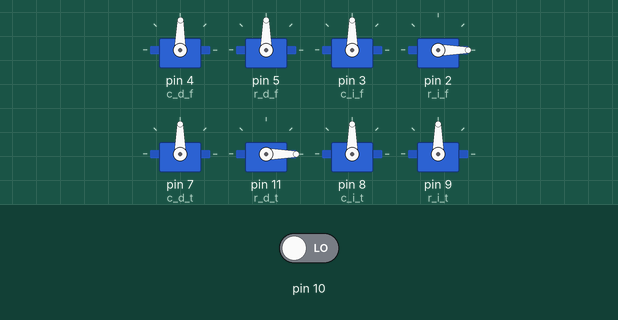
This sketch was run on a simulated Arduino Uno, built with avr-gcc and run on an emulated ATmega328P. On the bench: 8 × servo. The test bench sets the inputs (shaded band); at power-on: pin 10 LOW.

Above: at 1.2 s.
1.3 s: pin 10 driven HIGH
At 3.0 s:
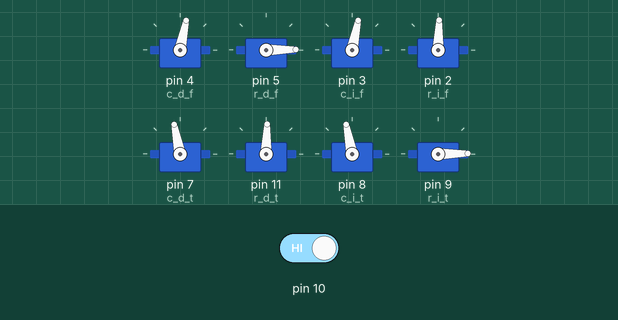
4.3 s: pin 10 driven LOW
5.8 s: pin 10 driven HIGH
At 6.4 s:
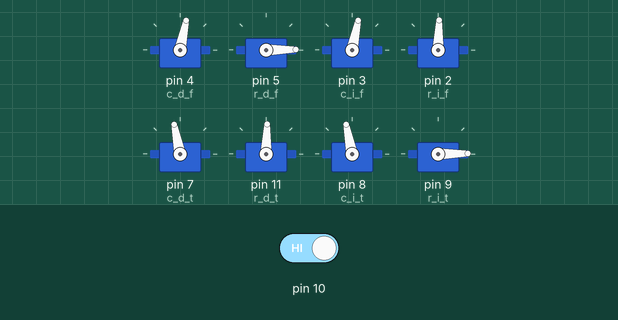
Timing chart, 0 to 42.9 s (numbered marks = the images above; inputs shaded):
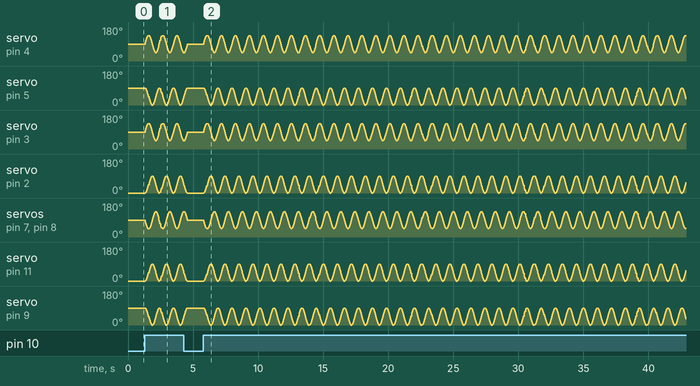

The sketch:

mancobot_v3_senoidales.ino
```cpp
#include<Servo.h>

Servo c_d_f;
Servo r_d_f;
Servo c_i_f;
Servo r_i_f;
Servo c_d_t;
Servo r_d_t;
Servo c_i_t;
Servo r_i_t;

const float pi = 3.14159;
// tiempo para cambiar 1º de un servo sg90 en ms: floor((0.3 s/ 60º)*1000)
// Es una aproximaxión a un valor bonito :)
// Se puede usar el valor exacto si se usa la librería microseconds
const int esp = 5;
// Resolución maxima para el servo sg90: 1000 / floor((0.3 s/ 60º)*1000)
const int res = 200.0;

float max_c = 135.0;
float min_c = 45.0;
float max_r = 90.0;
float min_r = 0.0;

// Referencia de fase (0º): servo motor cadera izquierda delantera
// Desfase en grados, configuración física del robot
const int desf_i = 0;
const int desf_d = 180;
const int desf_r_i = 270;
const int desf_r_d = 90;

//Desfase en grados para mover al tiempo las piernas diagonalmente puestas
//izquierda frontal - derecha trasera
//derecha frontal - izquierda trasera
int desf_c_i_f = desf_i + 0;
int desf_c_d_f = desf_d + 180;
int desf_c_i_t = desf_i + 180;
int desf_c_d_t = desf_d + 0;

// Desfase para momento de constacto con el suelo, 0: levantado en los extremos
int desf_r_i_f = desf_c_i_f + desf_r_i + 0;
int desf_r_d_f = desf_c_d_f + desf_r_d + 0;
int desf_r_i_t = desf_c_i_t + desf_r_i + 0;
int desf_r_d_t = desf_c_d_t + desf_r_d + 0;


float times = 1; //tiempo en segundos para cambiar del valor maximo al mínimo

//int def,det,izf,izt = 0; // Variables para ver la señal de salida

int swich = 0;

float smoth_servo(bool tipo, float per_2, int desf, int moment) {
  float amp = 0.0;
  float offset = 0.0;
  float val = 0.0;
  float phi = float(desf) * pi / 180;
  if (tipo == 0){
    amp = (max_c - min_c) / 2;
    offset = (max_c + min_c) / 2;
  }else{
    amp = (max_r - min_r) / 2;
    offset = (max_r + min_r) / 2;
  }
  val = amp * sin((2 * pi * float(moment) / (2 * per_2 * float(res))) + phi) + offset;

  return val;
}

void setup() {
  Serial.begin(9600);
  pinMode(10, INPUT);

  c_d_f.attach(4);
  r_d_f.attach(5);
  c_i_f.attach(3);
  r_i_f.attach(2);
  c_d_t.attach(7);
  r_d_t.attach(11);
  c_i_t.attach(8);
  r_i_t.attach(9);
  // posiciònes iniciales
  c_i_f.write(smoth_servo(0, times, desf_c_i_f, 0));
  c_d_f.write(smoth_servo(0, times, desf_c_d_f, 0));
  c_d_t.write(smoth_servo(0, times, desf_c_d_t, 0));
  c_i_t.write(smoth_servo(0, times, desf_c_i_t, 0));
  r_i_f.write(smoth_servo(1, times, desf_r_i_f, 0));
  r_d_f.write(smoth_servo(1, times, desf_r_d_f, 0));
  r_d_t.write(smoth_servo(1, times, desf_r_d_t, 0));
  r_i_t.write(smoth_servo(1, times, desf_r_i_t, 0));
}

void loop() {
  swich = digitalRead(10);
  //swich = HIGH;
  if (swich == HIGH) {
    for (int i = 0; i <= int(float(res)*2*times); i++){

      c_i_f.write(smoth_servo(0, times, desf_c_i_f, i));
      c_d_f.write(smoth_servo(0, times, desf_c_d_f, i));
      c_d_t.write(smoth_servo(0, times, desf_c_d_t, i));
      c_i_t.write(smoth_servo(0, times, desf_c_i_t, i));

      r_i_f.write(smoth_servo(1, times, desf_r_i_f, i));
      r_d_f.write(smoth_servo(1, times, desf_r_d_f, i));
      r_d_t.write(smoth_servo(1, times, desf_r_d_t, i));
      r_i_t.write(smoth_servo(1, times, desf_r_i_t, i));

//      Serial.print(smoth_servo(0, times, desf_c_d_t, i));
//      Serial.print('\t');
//      Serial.print(smoth_servo(1, times, desf_r_d_t, i)+180);
//      Serial.print('\t');
//      Serial.print(smoth_servo(0, times, desf_c_i_t, i));
//      Serial.print('\t');
//      Serial.println(smoth_servo(1, times, desf_r_i_t, i));
    }
  }
}
```
